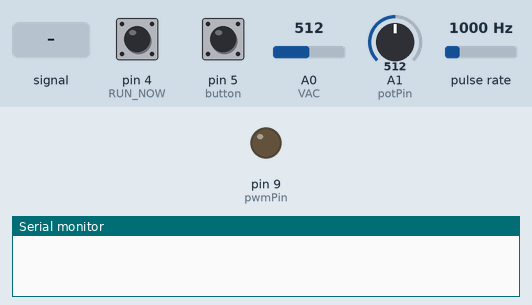
Simulated run of this sketch. Board: Arduino Uno, built with avr-gcc and run on an emulated ATmega328P. On the bench: output pins drawn as LEDs (lit = HIGH), the last lines printed to the serial monitor. Wiring (inferred from the names in the program): pulse sensor: data pin 3. The test bench sets the inputs (shaded band); at power-on: pulse rate 1000 Hz, A0 (VAC) = 512, pin 4 (RUN_NOW) HIGH, pin 5 (button) HIGH, A1 (potPin) = 512.

Above: at 1.2 s.
1.3 s: A0 (VAC) fed a 200 Hz sine of ±255 counts around its level
At 3.71 s:
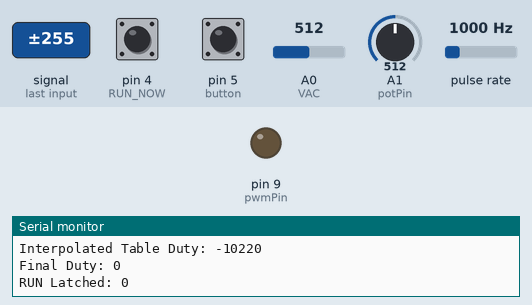
4.3 s: pulse rate (sensor on pin 3) set to 3750 Hz
At 4.8 s:
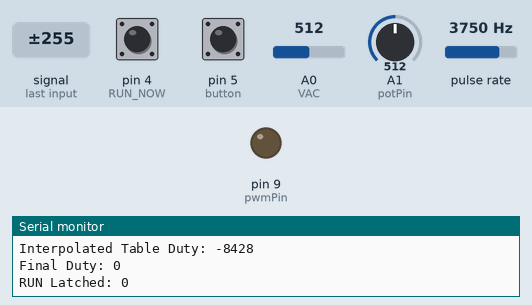
7.3 s: A0 (VAC) set to 0
At 9.19 s:
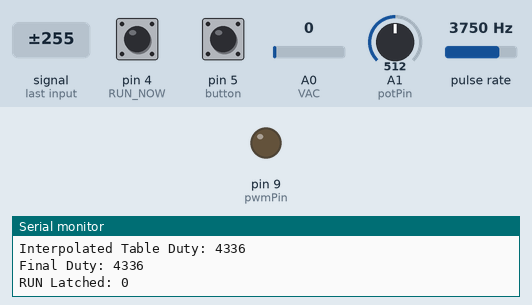
10.3 s: pin 4 (RUN_NOW) pulled LOW for 3.2 s
15.0 s: pin 5 (button) pulled LOW for 0.15 s
18.1 s: pin 4 (RUN_NOW) pulled LOW for 1 s
Timing chart, 0 to 21.1 s (numbered marks = the images above; inputs shaded):
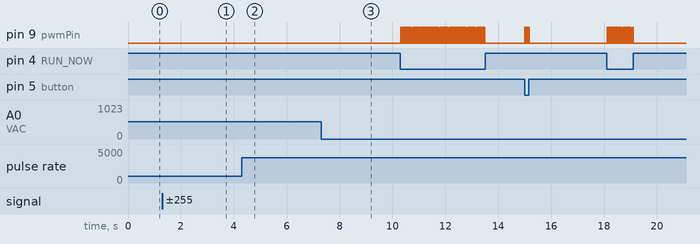

Measured:
- after the input at 1.3 s, pin 9 (pwmPin): stops changing and stays LOW
- after the input at 4.3 s, pin 9 (pwmPin): stops changing and stays LOW
- after the input at 7.3 s, pin 9 (pwmPin): stops changing and stays LOW

The sketch:

212sketch_mar18av5.ino
```cpp
// ------------------------------------------------------------
// Engine Tachometer + PWM Control
// Arduino Uno / Nano
//
// Pin 9  -> 25 Hz PWM output
// A1     -> duty cycle potentiometer
// A0     -> used for MAP sensor
// Pin 3  -> tach input (1 pulse per revolution)
// PIN 4  -> used for RUN switch
// Pin 5  -> used for PRIME button
//
// Frequency range: 0–70 Hz
// RPM range: 0–4200
// Comments marked with " //x " are special and cannot be modified by Chat GPT
//3/18/26
// ------------------------------------------------------------

const byte pwmPin = 9;
const byte potPin = A1;
const byte freqPin = 3;

const uint16_t pwmFrequency = 25;// frequency of the injector.  25hz works well.

// ----- pulse timing -----
volatile unsigned long lastPulseTime = 0;
volatile unsigned long pulsePeriod = 0;
volatile bool newPulse = false;

// ----- moving average filter -----
const int AVG_COUNT = 8; //  was 4. the higher the number the smoother the values get
unsigned long periodBuffer[AVG_COUNT];
int periodIndex = 0;
bool bufferFilled = false;

// ----- measurement -----
float measuredFrequency = 0.0;
float rpm = 0.0;
//x------------------------------------my stuff---------------

int lowestReading = 350;  //x Brute force MAP
int currentReading = 0;  //x  Brute force MAP
int debugCounter = 0;//x
int VAC = A0;    //x location of MAP sensor (analog)
int button = 5;  //x location of prime button (digital)
int RUN_NOW = 4; //x location of RUN switch  (digital)
int RUN = 1;     //x set default value of RUN
int PRIME = 1;   //x set default value of PRIME
int MAP = 0;     //x vacuum
int x = 0;       //x counter variable

// ----- fuel table axes -----
const int RPM_BIN_COUNT = 6;
const int MAP_BIN_COUNT = 5;

const int rpmBins[RPM_BIN_COUNT] = {1500, 2000, 2500, 3000, 3500, 4000};
const int mapBins[MAP_BIN_COUNT] = {50, 80, 100, 130, 160};

// Rows = RPM bins
// Cols = MAP bins
const uint16_t fuelTable[RPM_BIN_COUNT][MAP_BIN_COUNT] = {
  // MAP →   50    80    100   130   160
  /*1500*/ {377,  428,  430,  600,  900},
  /*2000*/ {547,  650,  752, 1100, 1800},
  /*2500*/ {606,  967, 1451, 1600, 1749},
  /*3000*/ {700, 1100, 1600, 2000, 2300},
  /*3500*/ {900, 1400, 1900, 2300, 2482},
  /*4000*/ {1100,1600, 2000, 2140, 2200}
};

// ----- adaptive MAP sampling -----
int mapSampleTarget = 1200;
const int MAP_SAMPLES_LOW_RPM = 3500;  // sample map 3500 times at low engine speed
const int MAP_SAMPLES_HIGH_RPM = 500;  // sample map 500 times at higher engine speeds
const int MAP_RPM_SWITCH_LOW = 1700;   //  switch over rpm
const int MAP_RPM_SWITCH_HIGH = 1900;   // switch over rpm
bool fastMapMode = false;

// ----- automatic RUN enable -----
const int RUN_ENABLE_RPM = 600;   //  when crank speed is above 600 rpm start fuel injecton
const int RUN_DISABLE_RPM = 400;   // when crank speed is lower than 400 rpm, stop fuel injection
bool runLatched = false;

// ------------------------------------------------------------
// Helper function: find nearest table index
// ------------------------------------------------------------
int findClosestIndex(int value, const int *array, int size)
{
  int closestIndex = 0;
  int smallestDiff = abs(value - array[0]);

  for (int i = 1; i < size; i++)
  {
    int diff = abs(value - array[i]);
    if (diff < smallestDiff)
    {
      smallestDiff = diff;
      closestIndex = i;
    }
  }

  return closestIndex;
}

// ------------------------------------------------------------
// Helper function: find lower index for interpolation
// Returns the lower bin index such that:
// array[index] <= value <= array[index + 1]
// Clamps to table edges
// ------------------------------------------------------------
int findLowerIndex(int value, const int *array, int size)
{
  if (value <= array[0])
  {
    return 0;
  }

  if (value >= array[size - 1])
  {
    return size - 2;
  }

  for (int i = 0; i < size - 1; i++)
  {
    if (value >= array[i] && value <= array[i + 1])
    {
      return i;
    }
  }

  return size - 2;
}

// ------------------------------------------------------------
// Helper function: linear interpolation
// ------------------------------------------------------------
float interpolate(float x, float x0, float x1, float y0, float y1)
{
  if (x1 == x0)
  {
    return y0;
  }

  return y0 + ((x - x0) * (y1 - y0) / (x1 - x0));
}

// ------------------------------------------------------------
// Helper function: bilinear interpolation for fuel table
// ------------------------------------------------------------
float getInterpolatedDuty(float rpmValue, int mapValue)
{
  int rpmLowIndex = findLowerIndex((int)rpmValue, rpmBins, RPM_BIN_COUNT);
  int rpmHighIndex = rpmLowIndex + 1;

  int mapLowIndex = findLowerIndex(mapValue, mapBins, MAP_BIN_COUNT);
  int mapHighIndex = mapLowIndex + 1;

  float rpmLow = rpmBins[rpmLowIndex];
  float rpmHigh = rpmBins[rpmHighIndex];
  float mapLow = mapBins[mapLowIndex];
  float mapHigh = mapBins[mapHighIndex];

  float q11 = fuelTable[rpmLowIndex][mapLowIndex];
  float q21 = fuelTable[rpmHighIndex][mapLowIndex];
  float q12 = fuelTable[rpmLowIndex][mapHighIndex];
  float q22 = fuelTable[rpmHighIndex][mapHighIndex];

  float interpAtMapLow = interpolate(rpmValue, rpmLow, rpmHigh, q11, q21);
  float interpAtMapHigh = interpolate(rpmValue, rpmLow, rpmHigh, q12, q22);

  return interpolate((float)mapValue, mapLow, mapHigh, interpAtMapLow, interpAtMapHigh);
}

// ------------------------------------------------------------
// Interrupt Service Routine
// ------------------------------------------------------------
void pulseISR()
{
  unsigned long now = micros();
  unsigned long dt = now - lastPulseTime;

  // Reject impossible pulses (< 2 ms apart)
  if (dt > 4000)  //  range 2000 to 6000. higer for more filtering.  was 2000
  {
    pulsePeriod = dt;
    lastPulseTime = now;
    newPulse = true;
  }
}


// ------------------------------------------------------------
// Setup
// ------------------------------------------------------------
void setup()
{
  pinMode(pwmPin, OUTPUT);
  pinMode(freqPin, INPUT);
  //----------------my stuff------------
  pinMode(button, INPUT_PULLUP);//x
  pinMode(RUN_NOW, INPUT_PULLUP);//x
  //--------------------------------------

  Serial.begin(115200);

  // ----- TIMER1 PWM SETUP (Pin 9) -----
  TCCR1A = 0;
  TCCR1B = 0;
  TCNT1 = 0;

  // Fast PWM, TOP = ICR1
  TCCR1A = (1 << COM1A1) | (1 << WGM11);
  TCCR1B = (1 << WGM13) | (1 << WGM12) | (1 << CS11) | (1 << CS10); // prescaler 64

  ICR1 = (16000000UL / (64UL * pwmFrequency)) - 1;

  OCR1A = 0;

  // ----- interrupt setup -----
  attachInterrupt(digitalPinToInterrupt(freqPin), pulseISR, RISING);
}


// ------------------------------------------------------------
// Main Loop
// ------------------------------------------------------------
void loop()
{
  // ----- adaptive MAP sample window -----
  if (fastMapMode)
  {
    if (rpm < MAP_RPM_SWITCH_LOW)
    {
      fastMapMode = false;
    }
  }
  else
  {
    if (rpm > MAP_RPM_SWITCH_HIGH)
    {
      fastMapMode = true;
    }
  }

  if (fastMapMode)
  {
    mapSampleTarget = MAP_SAMPLES_HIGH_RPM;
  }
  else
  {
    mapSampleTarget = MAP_SAMPLES_LOW_RPM;
  }

  //x --------------------brute force MAP data-------------------
  currentReading = analogRead(VAC);           //x
  if (currentReading < lowestReading) {       //x
    lowestReading = currentReading;           //x
  }                                           //x
  x++;                                        //x

  if (x >= mapSampleTarget)
  {
    x = 1200;
  }

  if (x >= 1200)  // Sample count. Was 3000   //x
  { //x
    MAP = lowestReading;                      //x
    lowestReading = 350;                      //x
    x = 0;                                    //x
  }                                           //x
  //------------------------------------------------------------


  // ----- PWM duty control ------------------------
  int potValue = analogRead(potPin);

  int trim = map(potValue, 0, 1023, -35, 35); //  manual fuel trim adjustment.  Was +-35, can be changed if larger values are needed.

  int rpmIndex = findClosestIndex((int)rpm, rpmBins, RPM_BIN_COUNT);
  int mapIndex = findClosestIndex(MAP, mapBins, MAP_BIN_COUNT);

  int selectedRpmBin = rpmBins[rpmIndex];
  int selectedMapBin = mapBins[mapIndex];

  int rpmLowIndex = findLowerIndex((int)rpm, rpmBins, RPM_BIN_COUNT);
  int rpmHighIndex = rpmLowIndex + 1;
  int mapLowIndex = findLowerIndex(MAP, mapBins, MAP_BIN_COUNT);
  int mapHighIndex = mapLowIndex + 1;

  int rpmLowBin = rpmBins[rpmLowIndex];
  int rpmHighBin = rpmBins[rpmHighIndex];
  int mapLowBin = mapBins[mapLowIndex];
  int mapHighBin = mapBins[mapHighIndex];

  float interpolatedDutyFloat = getInterpolatedDuty(rpm, MAP);
  int tableDuty = (int)(interpolatedDutyFloat + 0.5);

  int dutyInt = tableDuty + trim;

  if (dutyInt < 0)
  {
    dutyInt = 0;
  }

  if (dutyInt > ICR1)
  {
    dutyInt = ICR1;
  }

  uint16_t duty = (uint16_t)dutyInt;
  //OCR1A = duty; //x  moved to RUN section.
  //-----------------------------------------------

  //x-------command switch for EFI to start working----------         //x
  RUN = digitalRead(RUN_NOW);                                         //x

  if (RUN != 0)
  {
    runLatched = false;
  }
  else
  {
    if (runLatched)
    {
      if (rpm < RUN_DISABLE_RPM)
      {
        runLatched = false;
      }
    }
    else
    {
      if (rpm > RUN_ENABLE_RPM)
      {
        runLatched = true;
      }
    }
  }

  if (runLatched)
  {
    RUN = 0;
  }
  else
  {
    RUN = 1;
  }

  //x
  if (RUN == 0) {                                                     //x
    OCR1A = duty;   // put duty cycle on digital pin 9 (injector)     //x
  } else {                                                            //x
    OCR1A = 0;      // put ZERO duty cycle on digital pin 9(injector) //x
  }                                                                   //x

  //x -----------------command button to prime engine------------------//x
  PRIME = digitalRead(button);  //x use injector to prime engine with gasoline
  if (PRIME == 0) {                 //x
    for (int i = 0; i < 30000; i++) //x
    { //x
      OCR1A = 5000; //x meh 50% duty cycle//x
    }//x
    OCR1A = 0;//x
  }//x
  //x--------------------------------------------------------------------


  // ----- safely copy interrupt data -----
  unsigned long localPeriod;
  unsigned long localLastPulse;
  bool localNewPulse;

  noInterrupts();
  localPeriod = pulsePeriod;
  localLastPulse = lastPulseTime;
  localNewPulse = newPulse;
  if (newPulse) newPulse = false;
  interrupts();


  // ----- new pulse received -----
  if (localNewPulse && localPeriod > 0)
  {
    periodBuffer[periodIndex] = localPeriod;
    periodIndex++;

    if (periodIndex >= AVG_COUNT)
    {
      periodIndex = 0;
      bufferFilled = true;
    }

    int count = bufferFilled ? AVG_COUNT : periodIndex;

    unsigned long sum = 0;

    for (int i = 0; i < count; i++)
    {
      sum += periodBuffer[i];
    }

    float avgPeriod = (float)sum / count;

    measuredFrequency = 1000000.0 / avgPeriod;
  }


  // ----- zero detection -----
  if (micros() - localLastPulse > 2000000UL)
  {
    measuredFrequency = 0.0;
  }


  // ----- convert to RPM -----
  rpm = measuredFrequency * 60.0;


  // ---- serial output for DEBUG -----

  debugCounter ++; //x
  if (debugCounter > 2000) //x updates data ever 2000 loops of the program
  {//x
    debugCounter = 0;//x

    Serial.print("RPM: ");//x
    Serial.println((int)rpm);//x
    Serial.print("MAP: ");//x
    Serial.println(MAP);//x
    Serial.print("Duty Cycle: ");//x
    Serial.println(OCR1A);//x

    Serial.print("RPM Index: ");
    Serial.println(rpmIndex);
    Serial.print("MAP Index: ");
    Serial.println(mapIndex);
    Serial.print("Selected RPM Bin: ");
    Serial.println(selectedRpmBin);
    Serial.print("Selected MAP Bin: ");
    Serial.println(selectedMapBin);

    Serial.print("RPM Low Bin: ");
    Serial.println(rpmLowBin);
    Serial.print("RPM High Bin: ");
    Serial.println(rpmHighBin);
    Serial.print("MAP Low Bin: ");
    Serial.println(mapLowBin);
    Serial.print("MAP High Bin: ");
    Serial.println(mapHighBin);

    Serial.print("MAP Sample Target: ");
    Serial.println(mapSampleTarget);
    Serial.print("Fast MAP Mode: ");
    Serial.println(fastMapMode);
    Serial.print("Trim: ");
    Serial.println(trim);
    Serial.print("Interpolated Table Duty: ");
    Serial.println(tableDuty);
    Serial.print("Final Duty: ");
    Serial.println(duty);
    Serial.print("RUN Latched: ");
    Serial.println(runLatched);


    // }//x
  }//x
}
```
